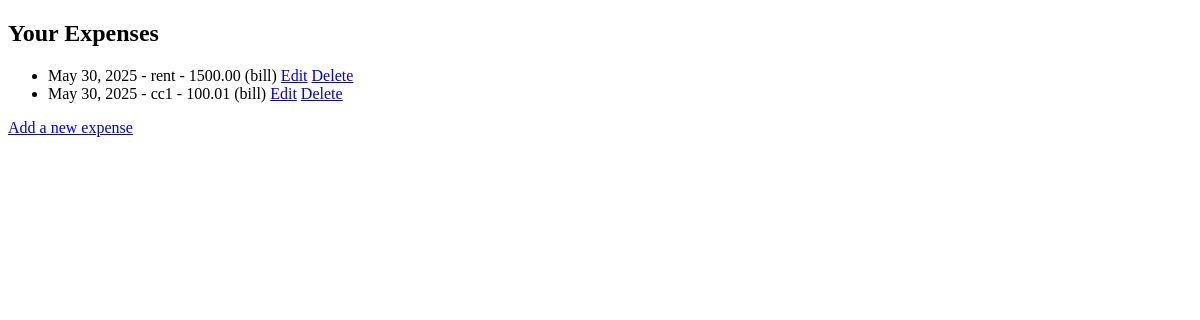
Before: /expenses/ (signed in) with the older database file.
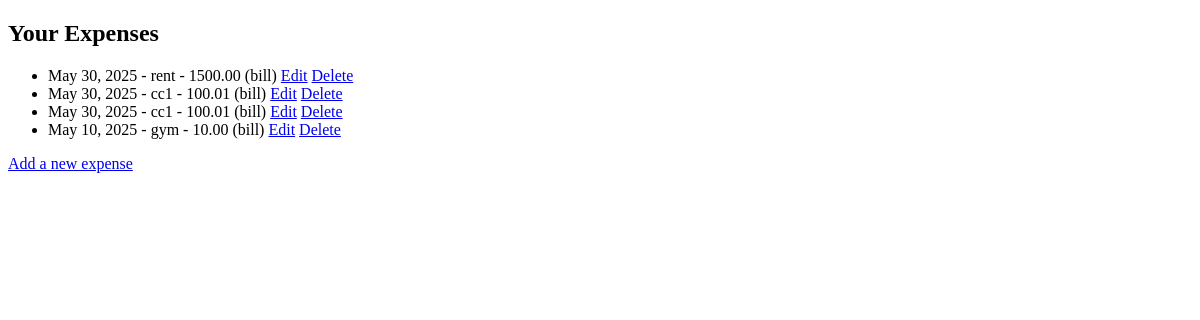
After: the same page with the newer database file.
### expenses/models.py (models this page shows, shortened)
class Expense(models.Model):
    description = models.CharField(max_length=100)
    date = models.DateField()
    amount = models.DecimalField(max_digits=10, decimal_places=2)
    user = models.ForeignKey(User, on_delete=models.CASCADE)
    category = models.ForeignKey('category', on_delete=models.SET_NULL, null=True, blank=True)

class Category(models.Model):
    user = models.ForeignKey(User, on_delete=models.CASCADE)
    category = models.CharField(max_length=20)
    def __str__(self):
        return f"{self.category}"

### expenses/views.py (the view)
# urls.py: path('', ExpenseListView.as_view(), name='expense-list'),
class ExpenseListView(ListView):
    model = Expense
    template_name = 'expenses/expense_list.html'
    context_object_name = 'expenses'
    def get_queryset(self):
        return Expense.objects.filter(user=self.request.user).order_by('-date')

### expenses/templates/expenses/expense_list.html
{% extends 'base.html' %}
{% block content %}
    <h2>Your Expenses</h2>
    <ul>
        {% for expense in expenses %}
            <li>
                {{expense.date}} - {{expense.description}} - {{expense.amount}}  ({{expense.category}})
                <a href="{% url 'expense-update' expense.pk %}">Edit</a>
                <a href="{% url 'expense-delete' expense.pk %}">Delete</a>
            </li>
        {% empty %}
            <li>No expenses recorded</li>
        {% endfor %}
    </ul>
    <a href="{% url 'expense-create' %}">Add a new expense</a>
{% endblock %}

### expenses/templates/base.html (shortened to what this page needs)
<!DOCTYPE html>
<html lang="en">
<head>
</head>
<body>
    {% block content %}
    {% endblock %}
</body>
</html>

Changed rows visible on the page:
added Expense: date "May 30, 2025", description "cc1", amount "100.01", category "bill"
added Expense: date "May 10, 2025", description "gym", amount "10.00", category "bill"
